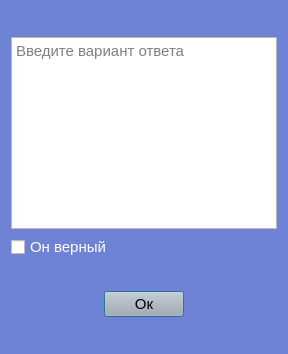
<?xml version="1.0" encoding="UTF-8"?>
<ui version="4.0">
 <class>DialogAddVariants</class>
 <widget class="QDialog" name="DialogAddVariants">
  <property name="geometry">
   <rect>
    <x>0</x>
    <y>0</y>
    <width>288</width>
    <height>354</height>
   </rect>
  </property>
  <property name="font">
   <font>
    <pointsize>11</pointsize>
   </font>
  </property>
  <property name="windowTitle">
   <string>Dialog</string>
  </property>
  <property name="styleSheet">
   <string notr="true">#DialogAddVariants {

background: #6F83D6;
}</string>
  </property>
  <layout class="QVBoxLayout" name="verticalLayout">
   <item>
    <spacer name="verticalSpacer">
     <property name="orientation">
      <enum>Qt::Vertical</enum>
     </property>
     <property name="sizeHint" stdset="0">
      <size>
       <width>20</width>
       <height>18</height>
      </size>
     </property>
    </spacer>
   </item>
   <item>
    <widget class="QPlainTextEdit" name="plainTextEdit">
     <property name="font">
      <font>
       <pointsize>11</pointsize>
      </font>
     </property>
     <property name="placeholderText">
      <string>Введите вариант ответа</string>
     </property>
    </widget>
   </item>
   <item>
    <widget class="QCheckBox" name="checkBox">
     <property name="font">
      <font>
       <pointsize>11</pointsize>
      </font>
     </property>
     <property name="styleSheet">
      <string notr="true">color: white;</string>
     </property>
     <property name="text">
      <string>Он верный</string>
     </property>
    </widget>
   </item>
   <item>
    <spacer name="verticalSpacer_2">
     <property name="orientation">
      <enum>Qt::Vertical</enum>
     </property>
     <property name="sizeHint" stdset="0">
      <size>
       <width>20</width>
       <height>19</height>
      </size>
     </property>
    </spacer>
   </item>
   <item>
    <layout class="QHBoxLayout" name="horizontalLayout">
     <item>
      <spacer name="horizontalSpacer_2">
       <property name="orientation">
        <enum>Qt::Horizontal</enum>
       </property>
       <property name="sizeHint" stdset="0">
        <size>
         <width>40</width>
         <height>20</height>
        </size>
       </property>
      </spacer>
     </item>
     <item>
      <widget class="ColorPushButton" name="pushButton">
       <property name="font">
        <font>
         <pointsize>11</pointsize>
        </font>
       </property>
       <property name="styleSheet">
        <string notr="true">background: #b0b0b0;</string>
       </property>
       <property name="text">
        <string>Ок</string>
       </property>
      </widget>
     </item>
     <item>
      <spacer name="horizontalSpacer">
       <property name="orientation">
        <enum>Qt::Horizontal</enum>
       </property>
       <property name="sizeHint" stdset="0">
        <size>
         <width>40</width>
         <height>20</height>
        </size>
       </property>
      </spacer>
     </item>
    </layout>
   </item>
   <item>
    <spacer name="verticalSpacer_3">
     <property name="orientation">
      <enum>Qt::Vertical</enum>
     </property>
     <property name="sizeHint" stdset="0">
      <size>
       <width>20</width>
       <height>18</height>
      </size>
     </property>
    </spacer>
   </item>
  </layout>
 </widget>
 <customwidgets>
  <customwidget>
   <class>ColorPushButton</class>
   <extends>QPushButton</extends>
   <header>colorpushbutton.h</header>
  </customwidget>
 </customwidgets>
 <resources/>
 <connections/>
</ui>
